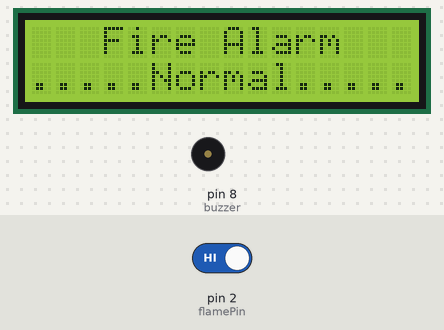
The sketch below on a simulated Arduino Uno, built with avr-gcc and run on an emulated ATmega328P. Shown: 16×2 character LCD, buzzer (waves = sounding, pin HIGH). Inputs (shaded band) come from the test bench; at power-on: pin 2 (flamePin) HIGH.

Above: at 1.2 s.
1.3 s: pin 2 (flamePin) driven LOW
At 2.5 s:
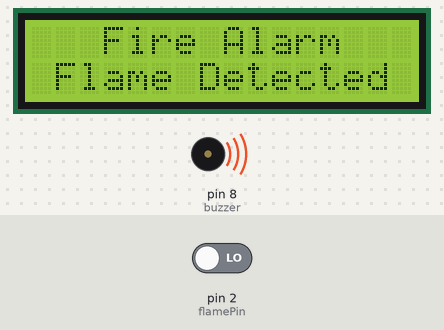
2.8 s: pin 2 (flamePin) driven HIGH
At 4.0 s:
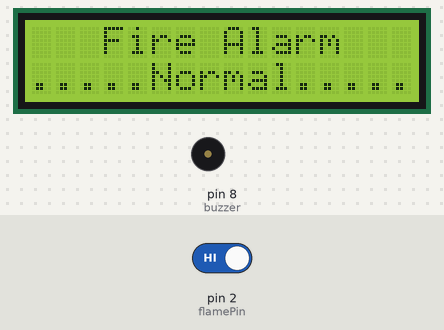
Timing chart, 0 to 5.8 s (numbered marks = the images above; inputs shaded):
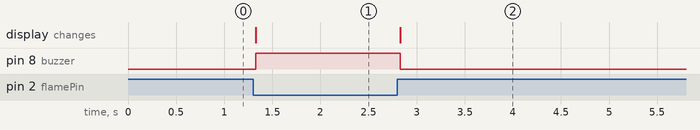

The sketch:

Fire_Alarm_Code.ino
```cpp
// www.asyoni.com

// Kode Fire Detector

#include <Wire.h>
#include <LiquidCrystal_I2C.h>
LiquidCrystal_I2C lcd(0x27, 2, 1, 0, 4, 5, 6, 7, 3, POSITIVE);
int buzzer = 8;
int flamePin  = 2;

void setup(){
  pinMode(buzzer,OUTPUT);
  pinMode(flamePin, INPUT);
  Serial.begin(9600);
  lcd.begin(16, 2);
  lcd.backlight();
}

void loop(){

  lcd.print("   Fire Alarm   ");
  int flameSensor = digitalRead(flamePin);
    if (flameSensor==LOW){
    lcd.setCursor(0,1);
    lcd.print(" Flame Detected ");
    digitalWrite(buzzer, HIGH);
  }
  else
  {
    lcd.setCursor(0,1);
    lcd.print(".....Normal.....");
    digitalWrite(buzzer, LOW);
  }

}
```

Measured:
- after the input at 1.3 s, pin 8 (buzzer): LOW → HIGH at once; the display: changes at once (image 1)
- after the input at 2.8 s, pin 8 (buzzer): HIGH → LOW at once; the display: changes at once (image 2)
